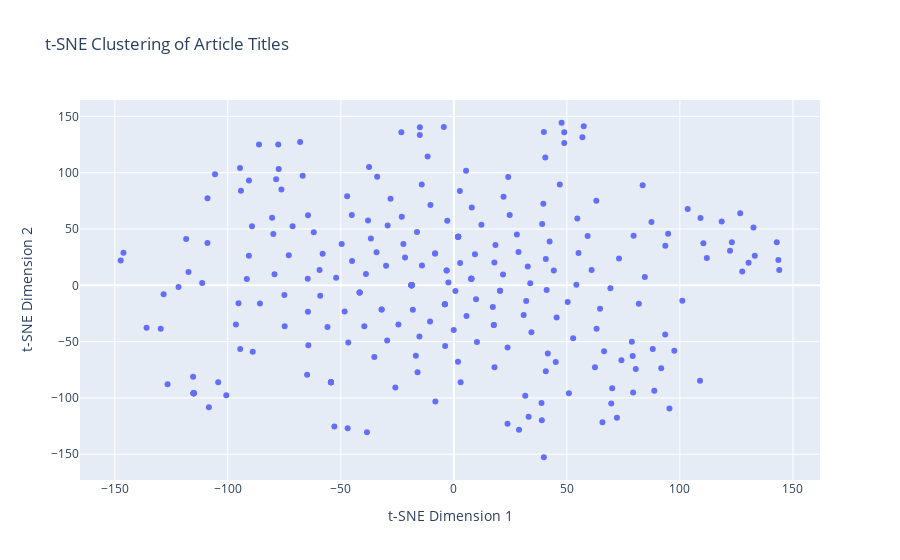

The code cell stored with this chart in its notebook:
### Code cell
import pandas as pd
from sklearn.manifold import TSNE
import plotly.express as px

# Assuming gkgvf_arr is the DataFrame with vectorized values and article titles as the index
# The values are used as input to the t-SNE model, and index rows are the article titles

# article_titles = gkg.parsed_urls  # Extract titles from the index
model_input = gkgvf_arr.values  # Use the values for t-SNE
article_titles = titles  # Extract titles from the index
# model_input = tfidf_matrix.toarray()  # Use the values for t-SNE
labels = gkg.gkg_query['label']

# Step 1: Use t-SNE to reduce dimensions
tsne_model = TSNE(n_components=2, perplexity=30, random_state=42, n_iter=1000)
tsne_results = tsne_model.fit_transform(model_input)

# Step 2: Create a DataFrame for the t-SNE results
tsne_df = pd.DataFrame(tsne_results, columns=['TSNE1', 'TSNE2'])
tsne_df['Title'] = article_titles  # Add titles from the index

# Step 3: Plot with Plotly to add hover functionality
fig = px.scatter(
    tsne_df,
    x='TSNE1',
    y='TSNE2',
    hover_name='Title',  # This will show the title when hovering
    title="t-SNE Clustering of Article Titles",
    labels={'TSNE1': 't-SNE Dimension 1', 'TSNE2': 't-SNE Dimension 2'}
)

# Display the plot
fig.show()

### Figure 1 — Plotly figure (JSON) as saved in the notebook; plotly's stock layout.template omitted (floating-point values rounded to 4 significant figures; data arrays with more than 128 entries replaced by an {"elided": "..."} marker saying what was removed)
{"data": [{"hovertemplate": "<b>%{hovertext}</b><br><br>t-SNE Dimension 1=%{x}<br>t-SNE Dimension 2=%{y}<extra></extra>", "hovertext": {"elided": "258 str values"}, "legendgroup": "", "marker": {"color": "#636efa", "symbol": "circle"}, "mode": "markers", "name": "", "orientation": "v", "showlegend": false, "type": "scatter", "x": {"elided": "258 float values"}, "xaxis": "x", "y": {"elided": "258 float values"}, "yaxis": "y"}], "layout": {"legend": {"tracegroupgap": 0}, "title": {"text": "t-SNE Clustering of Article Titles"}, "xaxis": {"anchor": "y", "domain": [0, 1], "title": {"text": "t-SNE Dimension 1"}}, "yaxis": {"anchor": "x", "domain": [0, 1], "title": {"text": "t-SNE Dimension 2"}}}}
